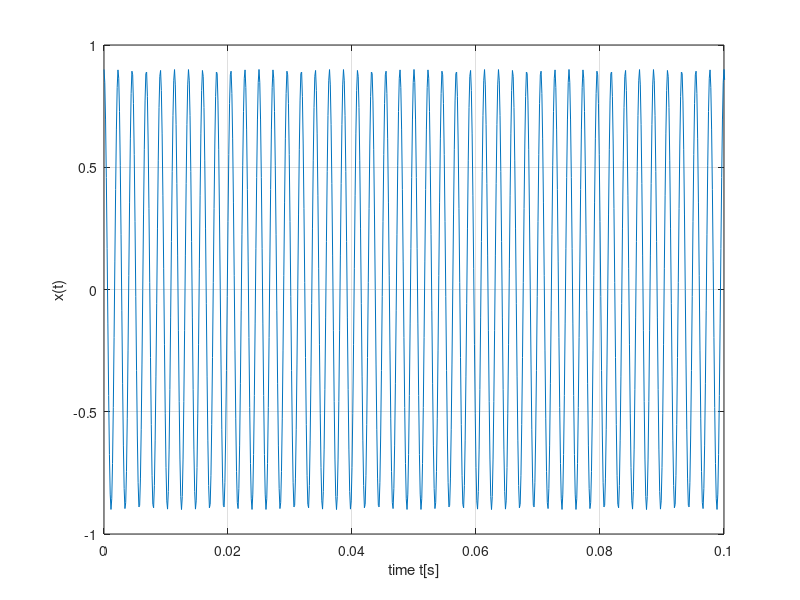

Write MATLAB code to recreate this figure.
% playing a pure tone NOTES
% Thomas Haimes
% Original Author: Tanja Karp

clear % Always start program with clear

% signal generation
Ts = 1/8000 % sampling period
Fs = 1/Ts;   % sampling frequency

% signal properties
t = 0:Ts:2-Ts; % duration of 2 seconds
f0 = 440       % frequency in Hz (A from tuning fork)
A = 0.9        % amplitude

% create signal
x = A*cos(2*pi*f0*t) 

% graph signal
figure(1) % forces graph to pop to front
plot(t,x) % plot(independent variable, dependent variable)
xlabel("time t[s]")
ylabel("x(t)")
grid on
xlim([0, 0.1])

% play signal
sound(x, Fs) % sound(name of vector, sampling frequency)

% create wav-file
audiowrite("signal_440Hz.wav", x, Fs)
